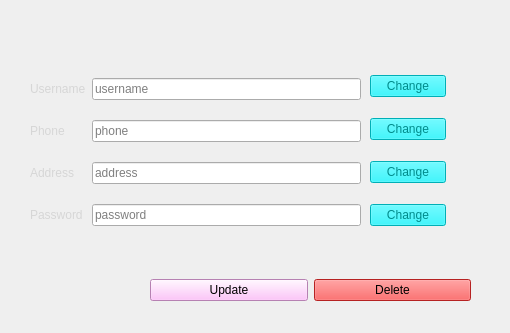
<?xml version="1.0" encoding="UTF-8"?>
<ui version="4.0">
 <class>Form</class>
 <widget class="QWidget" name="Form">
  <property name="geometry">
   <rect>
    <x>0</x>
    <y>0</y>
    <width>510</width>
    <height>333</height>
   </rect>
  </property>
  <property name="windowTitle">
   <string>Form</string>
  </property>
  <widget class="QWidget" name="formLayoutWidget">
   <property name="geometry">
    <rect>
     <x>30</x>
     <y>50</y>
     <width>331</width>
     <height>204</height>
    </rect>
   </property>
   <layout class="QFormLayout" name="formLayout">
    <property name="rowWrapPolicy">
     <enum>QFormLayout::RowWrapPolicy::DontWrapRows</enum>
    </property>
    <property name="labelAlignment">
     <set>Qt::AlignmentFlag::AlignLeading|Qt::AlignmentFlag::AlignLeft|Qt::AlignmentFlag::AlignVCenter</set>
    </property>
    <property name="formAlignment">
     <set>Qt::AlignmentFlag::AlignCenter</set>
    </property>
    <property name="verticalSpacing">
     <number>20</number>
    </property>
    <property name="topMargin">
     <number>10</number>
    </property>
    <property name="bottomMargin">
     <number>10</number>
    </property>
    <item row="0" column="0">
     <widget class="QLabel" name="label">
      <property name="styleSheet">
       <string notr="true">color: rgb(214, 214, 214);</string>
      </property>
      <property name="text">
       <string>Username</string>
      </property>
     </widget>
    </item>
    <item row="0" column="1">
     <widget class="QLineEdit" name="lineEdit">
      <property name="placeholderText">
       <string>username</string>
      </property>
     </widget>
    </item>
    <item row="1" column="0">
     <widget class="QLabel" name="label_4">
      <property name="styleSheet">
       <string notr="true">color: rgb(214, 214, 214);</string>
      </property>
      <property name="text">
       <string>Phone</string>
      </property>
     </widget>
    </item>
    <item row="1" column="1">
     <widget class="QLineEdit" name="lineEdit_2">
      <property name="placeholderText">
       <string>phone</string>
      </property>
     </widget>
    </item>
    <item row="2" column="0">
     <widget class="QLabel" name="label_3">
      <property name="styleSheet">
       <string notr="true">color: rgb(214, 214, 214);</string>
      </property>
      <property name="text">
       <string>Address</string>
      </property>
     </widget>
    </item>
    <item row="2" column="1">
     <widget class="QLineEdit" name="lineEdit_3">
      <property name="placeholderText">
       <string>address</string>
      </property>
     </widget>
    </item>
    <item row="3" column="0">
     <widget class="QLabel" name="label_2">
      <property name="styleSheet">
       <string notr="true">color: rgb(214, 214, 214);</string>
      </property>
      <property name="text">
       <string>Password</string>
      </property>
     </widget>
    </item>
    <item row="3" column="1">
     <widget class="QLineEdit" name="lineEdit_4">
      <property name="placeholderText">
       <string>password</string>
      </property>
     </widget>
    </item>
   </layout>
  </widget>
  <widget class="QWidget" name="horizontalLayoutWidget">
   <property name="geometry">
    <rect>
     <x>150</x>
     <y>270</y>
     <width>321</width>
     <height>41</height>
    </rect>
   </property>
   <layout class="QHBoxLayout" name="horizontalLayout">
    <item>
     <widget class="QPushButton" name="pushButton_2">
      <property name="styleSheet">
       <string notr="true">QPushButton{
	background-color:rgb(255, 181, 249);
}
QPushButton:hover{
	background-color:rgb(240, 71, 255)
}
QPushButton:pressed{
	background-color:rgb(255, 8, 222)
}
</string>
      </property>
      <property name="text">
       <string>Update</string>
      </property>
     </widget>
    </item>
    <item>
     <widget class="QPushButton" name="pushButton">
      <property name="styleSheet">
       <string notr="true">QPushButton{
	background-color: rgb(255,48,48)
}
QPushButton:hover{
	background-color:#CD2626
}
QPushButton:pressed{
	background-color:#8B1A1A
}
</string>
      </property>
      <property name="text">
       <string>Delete</string>
      </property>
     </widget>
    </item>
   </layout>
  </widget>
  <widget class="QWidget" name="verticalLayoutWidget">
   <property name="geometry">
    <rect>
     <x>370</x>
     <y>50</y>
     <width>82</width>
     <height>201</height>
    </rect>
   </property>
   <layout class="QVBoxLayout" name="verticalLayout">
    <property name="topMargin">
     <number>10</number>
    </property>
    <property name="rightMargin">
     <number>6</number>
    </property>
    <property name="bottomMargin">
     <number>10</number>
    </property>
    <item>
     <widget class="QPushButton" name="pushButton_4">
      <property name="enabled">
       <bool>true</bool>
      </property>
      <property name="styleSheet">
       <string notr="true">QPushButton{
color: #008B8B;
background-color : #00F5FF
}
QPushButton:hover{
background-color : #00C5CD
}
QPushButton:pressed{
background-color : #008B8B
}</string>
      </property>
      <property name="text">
       <string>Change</string>
      </property>
     </widget>
    </item>
    <item>
     <widget class="QPushButton" name="pushButton_6">
      <property name="styleSheet">
       <string notr="true">QPushButton{
color: #008B8B;
background-color : #00F5FF
}
QPushButton:hover{
background-color : #00C5CD
}
QPushButton:pressed{
background-color : #008B8B
}</string>
      </property>
      <property name="text">
       <string>Change</string>
      </property>
     </widget>
    </item>
    <item>
     <widget class="QPushButton" name="pushButton_5">
      <property name="styleSheet">
       <string notr="true">QPushButton{
color: #008B8B;
background-color : #00F5FF
}
QPushButton:hover{
background-color : #00C5CD
}
QPushButton:pressed{
background-color : #008B8B
}</string>
      </property>
      <property name="text">
       <string>Change</string>
      </property>
     </widget>
    </item>
    <item>
     <widget class="QPushButton" name="pushButton_3">
      <property name="styleSheet">
       <string notr="true">QPushButton{
color: #008B8B;
background-color : #00F5FF
}
QPushButton:hover{
background-color : #00C5CD
}
QPushButton:pressed{
background-color : #008B8B
}</string>
      </property>
      <property name="text">
       <string>Change</string>
      </property>
     </widget>
    </item>
   </layout>
  </widget>
  <widget class="QLabel" name="label_5">
   <property name="geometry">
    <rect>
     <x>0</x>
     <y>0</y>
     <width>541</width>
     <height>481</height>
    </rect>
   </property>
   <property name="styleSheet">
    <string notr="true">background-image: url(:/newPrefix/1326636.jpg)</string>
   </property>
   <property name="text">
    <string/>
   </property>
  </widget>
  <zorder>label_5</zorder>
  <zorder>formLayoutWidget</zorder>
  <zorder>horizontalLayoutWidget</zorder>
  <zorder>verticalLayoutWidget</zorder>
 </widget>
 <resources>
  <include location="image.qrc"/>
 </resources>
 <connections/>
</ui>
